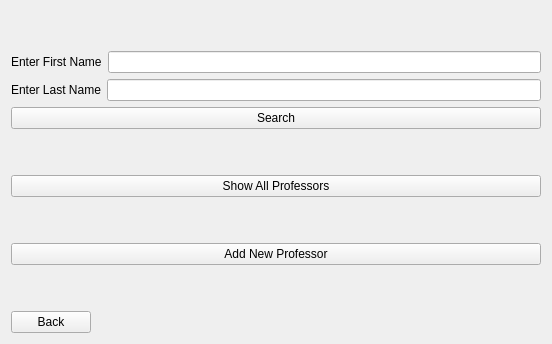
      <widget class="QWidget" name="page_4_prof">
       <layout class="QVBoxLayout" name="verticalLayout_21">
        <item>
         <spacer name="verticalSpacer_10">
          <property name="orientation">
           <enum>Qt::Vertical</enum>
          </property>
          <property name="sizeHint" stdset="0">
           <size>
            <width>20</width>
            <height>40</height>
           </size>
          </property>
         </spacer>
        </item>
        <item>
         <layout class="QVBoxLayout" name="verticalLayout_22">
          <item>
           <layout class="QHBoxLayout" name="horizontalLayout_15"/>
          </item>
          <item>
           <layout class="QHBoxLayout" name="horizontalLayout_16">
            <item>
             <widget class="QLabel" name="label_p_lastname">
              <property name="text">
               <string>Enter First Name</string>
              </property>
             </widget>
            </item>
            <item>
             <widget class="QLineEdit" name="lineEdit_ps_fn"/>
            </item>
           </layout>
          </item>
         </layout>
        </item>
        <item>
         <layout class="QHBoxLayout" name="horizontalLayout_181">
          <item>
           <widget class="QLabel" name="label_p_lastname_5">
            <property name="text">
             <string>Enter Last Name</string>
            </property>
           </widget>
          </item>
          <item>
           <widget class="QLineEdit" name="lineEdit_ps_ln"/>
          </item>
         </layout>
        </item>
        <item>
         <layout class="QHBoxLayout" name="horizontalLayout_17">
          <item>
           <widget class="QPushButton" name="pushButton_professor_search">
            <property name="text">
             <string>Search</string>
            </property>
           </widget>
          </item>
         </layout>
        </item>
        <item>
         <spacer name="verticalSpacer_17">
          <property name="orientation">
           <enum>Qt::Vertical</enum>
          </property>
          <property name="sizeHint" stdset="0">
           <size>
            <width>20</width>
            <height>40</height>
           </size>
          </property>
         </spacer>
        </item>
        <item>
         <widget class="QPushButton" name="pushButton_add_professor_2">
          <property name="text">
           <string>Show All Professors</string>
          </property>
         </widget>
        </item>
        <item>
         <spacer name="verticalSpacer_11">
          <property name="orientation">
           <enum>Qt::Vertical</enum>
          </property>
          <property name="sizeHint" stdset="0">
           <size>
            <width>20</width>
            <height>40</height>
           </size>
          </property>
         </spacer>
        </item>
        <item>
         <widget class="QPushButton" name="pushButton_add_professor">
          <property name="text">
           <string>Add New Professor</string>
          </property>
         </widget>
        </item>
        <item>
         <spacer name="verticalSpacer_8">
          <property name="orientation">
           <enum>Qt::Vertical</enum>
          </property>
          <property name="sizeHint" stdset="0">
           <size>
            <width>20</width>
            <height>40</height>
           </size>
          </property>
         </spacer>
        </item>
        <item>
         <layout class="QHBoxLayout" name="horizontalLayout_39">
          <item>
           <widget class="QPushButton" name="pushButton_professor_back">
            <property name="text">
             <string>Back</string>
            </property>
           </widget>
          </item>
          <item>
           <spacer name="horizontalSpacer_11">
            <property name="orientation">
             <enum>Qt::Horizontal</enum>
            </property>
            <property name="sizeType">
             <enum>QSizePolicy::Fixed</enum>
            </property>
            <property name="sizeHint" stdset="0">
             <size>
              <width>450</width>
              <height>20</height>
             </size>
            </property>
           </spacer>
          </item>
         </layout>
        </item>
       </layout>
      </widget>
